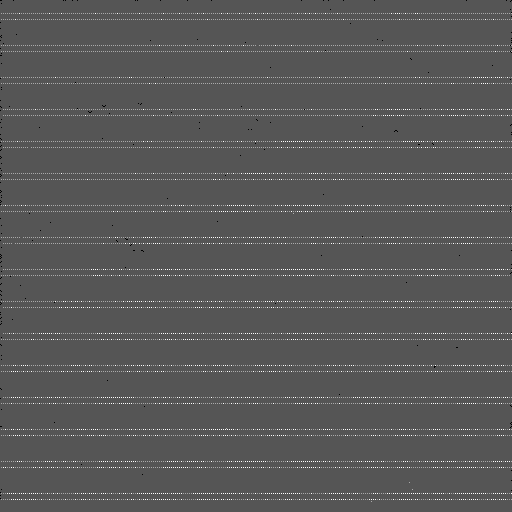
#> input picture data/tiff/acq_grid1_40kv_50uA_tiff16.tiff, 512 x 512 px; its folder holds 4 pictures in this run
$ python rate_analysis.py
#> lines starting #> are read from the running program, lines starting #| are printed output that depends on the picture
#%%
import tifffile as tiff
import numpy as np
import glob
import matplotlib.pyplot as plt
from mpl_toolkits.mplot3d import Axes3D
import pandas as pd
from scipy.optimize import curve_fit


# --------------------------
# Read TIFF files
# --------------------------
tiff_files = sorted(glob.glob("/Users/samiullahkhan/Downloads/tiff files/tiff/*.tiff"))
matrix_list = []

for f in tiff_files:
    img = tiff.imread(f).astype(np.float32)
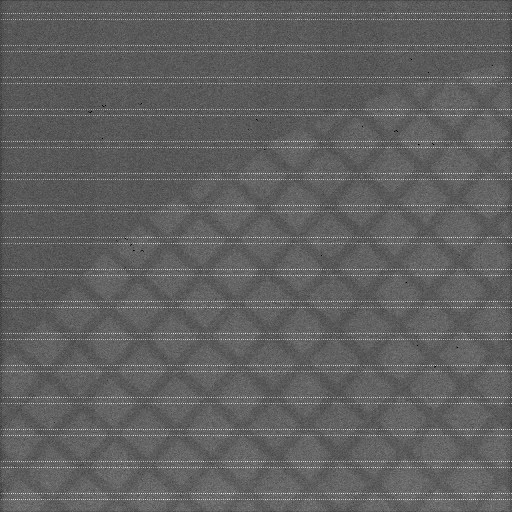
#> img: shape (512, 512) float32; min 0, max 1006, mean 380.3; drawn with min black and max white
#> pass 3 of the loop `for f in tiff_files:`:
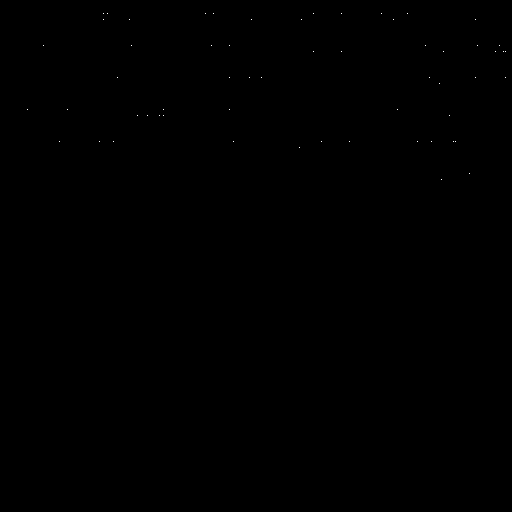
#> input picture data/tiff/acq_tung3_40kv_50ua_dist70cm_tiff16.tiff, 512 x 512 px
#> `img = tiff.imread(f).astype(np.float32)`:
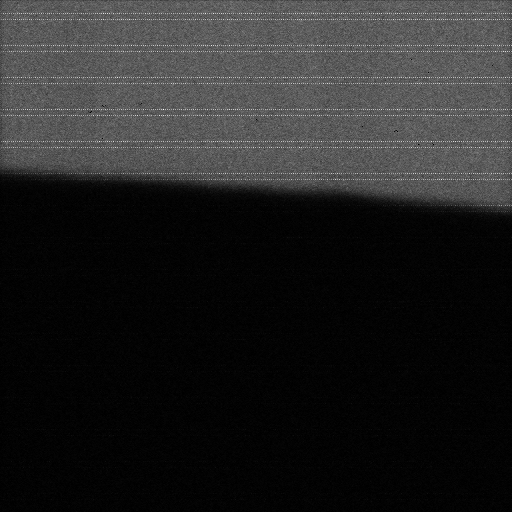
#> img: shape (512, 512) float32; min 0, max 300, mean 42.8; drawn with min black and max white
#> the loop made 4 passes; the first 3 are shown
    matrix_list.append(img)

# Stack into 3D array: (num_frames, rows, cols)
matrix_3d = np.stack(matrix_list, axis=0)

# --------------------------
# Parameters
# --------------------------
acq_time = 100  # seconds per frame
num_frames, num_rows, num_cols = matrix_3d.shape
#> num_frames = 4; num_rows = 512; num_cols = 512

# --------------------------
# 1D Histogram: Frame rate over time
# --------------------------
#frame_rates = np.sum(matrix_3d, axis=(4,2)) / acq_time  # sum all pixels per frame
#plt.figure(figsize=(10,5))
#plt.plot(frame_rates, marker='o', color='blue')
#plt.xlabel("Frame Number")
#plt.ylabel("Rate (hits/s)")
#plt.title("1D Histogram: Total Rate per Frame")
#plt.grid(True)
#plt.show()

# --------------------------
# 1D Histogram: Row and Column rates
# --------------------------
#row_rates = np.sum(matrix_3d, axis=(0,2)) / acq_time  # sum over columns and frames
#col_rates = np.sum(matrix_3d, axis=(0,1)) / acq_time  # sum over rows and frames

# --------------------------
# Inject a test pulse
# --------------------------
frame_to_test = 0        # frame index where you want to inject
row_to_test = 10         # row index
col_to_test = 5          # column index
pulse_value = 100        # value of test pulse

matrix_3d[frame_to_test, row_to_test, col_to_test] += pulse_value
print(f"Test pulse added at frame {frame_to_test}, row {row_to_test}, col {col_to_test}")

# --------------------------
# 1D Histogram: Row and Column rates
# --------------------------
row_rates = np.sum(matrix_3d, axis=(0,2)) / acq_time  # sum over columns and frames
col_rates = np.sum(matrix_3d, axis=(0,1)) / acq_time  # sum over rows and frames

# Compute power
row_power = row_rates**2
col_power = col_rates**2

window_size = 10
# ---- Exponential fitting for Rate per Row ----
x = np.arange(len(row_power))
y = np.array(row_power)

def exponential(x, a, b, c):
    return a * np.exp(b * x) + c


col_to_test = 275  # column index
# Sum over rows and frames for that column
col_counts = np.sum(matrix_3d[:, :, col_to_test])
col_rate = col_counts / acq_time
print(f"Column {col_to_test} total counts: {col_counts}, rate: {col_rate} hits/s")


popt, pcov = curve_fit(exponential, x, y, p0=[y.max(), -0.001, y.min()])

plt.figure(figsize=(10,5))
#plt.plot(x, y, 'o', label='Data', color='purple')
#plt.plot(x, exponential(x, *popt), '-', label='Exponential Fit', color='black')
plt.xlabel("Row Number")
plt.ylabel("Power (rate^2)")
plt.title("1D Histogram (Rate per Row) - Exponential Fit")
plt.legend()
plt.grid(True)
plt.show()

print("Fit parameters for Row Power:")
print(f"a = {popt[0]:.4f}, b = {popt[1]:.6f}, c = {popt[2]:.4f}")

window_size = 10
plt.figure(figsize=(10,5))
#plt.plot(col_power, marker='o', color='orange')
plt.xlabel("Column Number")
plt.ylabel("Power (rate^2)")
plt.title("1D Histogram (Rate per Column) - Original")
plt.grid(True)
plt.show()
# --------------------------
# 2D Histogram: Sum over frames
# --------------------------
hit_map = np.sum(matrix_3d, axis=0)  # sum over frames
plt.figure(figsize=(8,6))
plt.imshow(hit_map, cmap='hot', origin='lower')
plt.colorbar(label='Total Hits')
plt.title("2D Histogram: Hits per Pixel (summed over frames)")
plt.xlabel("Column")
plt.ylabel("Row")
plt.show()
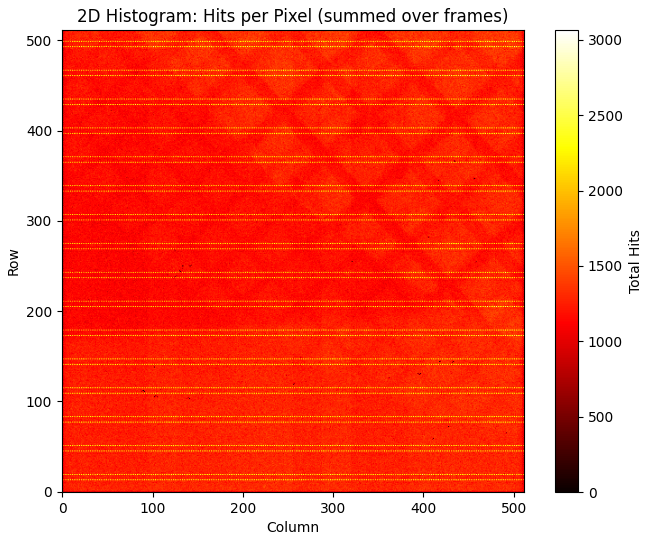
#> figure drawn by matplotlib, 2 panels

# --------------------------
# 3D Histogram: Surface plot of hits per pixel
# --------------------------
X, Y = np.meshgrid(np.arange(num_cols), np.arange(num_rows))
Z = hit_map  # same as 2D histogram but for 3D surface plot
fig = plt.figure(figsize=(12,7))
ax = fig.add_subplot(111, projection='3d')
ax.plot_surface(X, Y, Z, cmap='viridis')
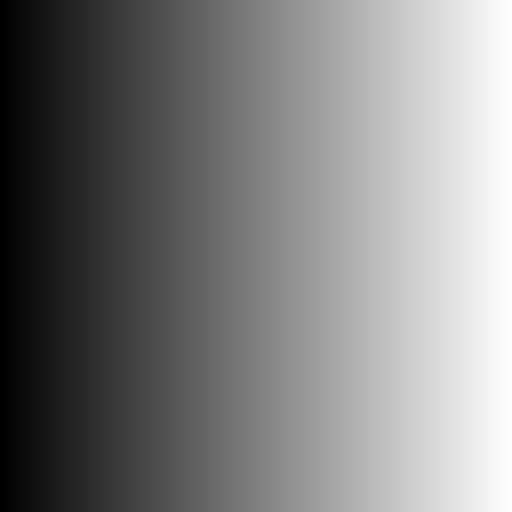
#> X: shape (512, 512) int64; min 0, max 511, mean 255.5; drawn with min black and max white
ax.set_xlabel('Column')
ax.set_ylabel('Row')
ax.set_zlabel('Total Hits')
plt.title("3D Histogram: Hits per Pixel")
plt.show()
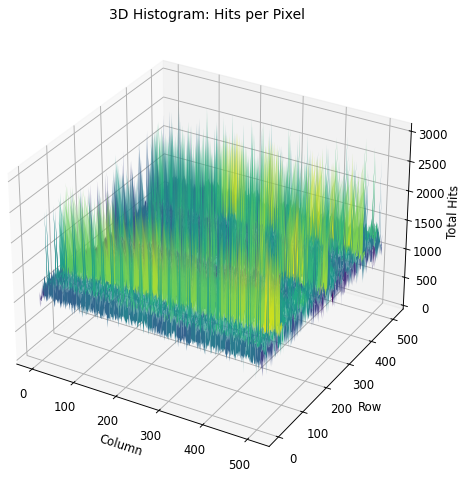
#> figure drawn by matplotlib, 1 panel
print("Row 10 total counts (after test pulse):", row_rates[10] * acq_time)
print("Column 5 total counts (after test pulse):", col_rates[5] * acq_time)


#%%
import tifffile as tiff
import numpy as np
import glob
import matplotlib.pyplot as plt
from scipy.optimize import curve_fit

# --------------------------
# Helper Functions
# --------------------------

def read_tiff_files(folder_path):
    """Read all TIFF files and stack into 3D array (frames, rows, cols)."""
    tiff_files = sorted(glob.glob(folder_path + "/*.tiff"))
    matrix_list = [tiff.imread(f).astype(np.float32) for f in tiff_files]
#> (the run stopped early here; a loop or call above may not have finished)
